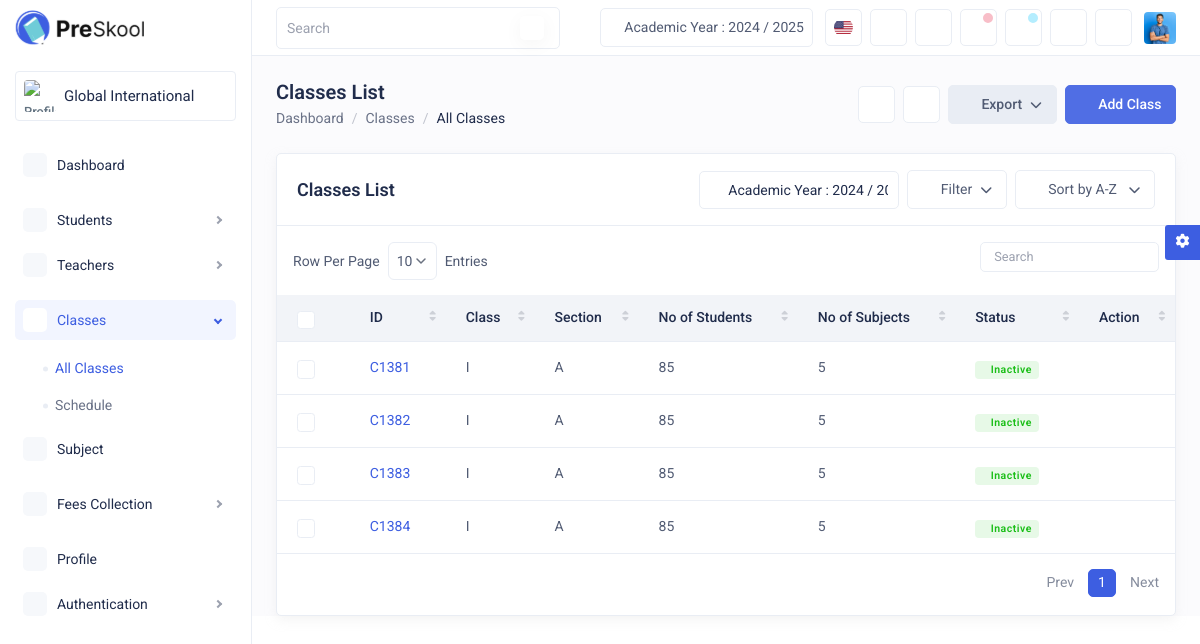
The page /classes.php (signed in) on the database its author committed.
### tables this page shows
CREATE TABLE IF NOT EXISTS `classdata` (
  `ID` int NOT NULL AUTO_INCREMENT,
  `classID` varchar(10) NOT NULL,
  `className` varchar(10) NOT NULL,
  `classSection` varchar(5) NOT NULL,
  `numberOfStudent` int NOT NULL,
  `numberOfSubject` int NOT NULL,
  `classStatus` varchar(10) NOT NULL,
  PRIMARY KEY (`ID`)
);

### classes.php (the view, shortened to what the rows shown need)
<!DOCTYPE html>
<html lang="en">
<head>
    <link rel="stylesheet" href="css/bootstrap.min.css">
    <link rel="stylesheet" href="css/feather.css">
    <link rel="stylesheet" href="css/tabler-icons.css">
    <link rel="stylesheet" href="css/daterangepicker.css">
    <link rel="stylesheet" href="css/fontawesome.min.css">
    <link rel="stylesheet" href="css/all.min.css">
    <link rel="stylesheet" href="css/dataTables.bootstrap5.min.css">
    <link rel="stylesheet" href="css/select2.min.css">
    <link rel="stylesheet" href="css/style.css">
</head>
<body>
    <div class="main-wrapper">
        <div class="page-wrapper">
            <div class="content">
                <div class="card">
                    <div class="card-body p-0 py-3">
                        <div class="custom-datatable-filter table-responsive">
                            <table class="table datatable">
                                <thead class="thead-light">
                                    <tr>
                                        <th class="no-sort">
                                            <div class="form-check form-check-md">
                                                <input class="form-check-input" type="checkbox" id="select-all">
                                            </div>
                                        </th>
                                        <th>ID</th>
                                        <th>Class </th>
                                        <th>Section</th>
                                        <th>No of Students</th>
                                        <th>No of Subjects</th>
                                        <th>Status</th>
                                        <th>Action</th>
                                    </tr>
                                </thead>
                                <tbody>
                                    <?php
                                    require_once 'php/classDataFromDatabase.php';
                                    foreach ($classes as $class) {
                                    ?>
                                        <tr>
                                            <td>
                                                <div class="form-check form-check-md">
                                                    <input class="form-check-input" type="checkbox">
                                                </div>
                                            </td>
                                            <td><a href="#" class="link-primary" data-bs-toggle="modal" data-bs-target="#view_class"><?php echo $class['classID']; ?></a></a></td>
                                            <td><?php echo $class['className']; ?></a></td>
                                            <td><?php echo $class['classSection']; ?></a></td>
                                            <td><?php echo $class['numberOfStudent']; ?></a></td>
                                            <td><?php echo $class['numberOfSubject']; ?></a></td>
                                            <td>
                                                <span class="badge badge-soft-success d-inline-flex align-items-center"><i class="ti ti-circle-filled fs-5 me-1"></i><?php echo $class['classStatus']; ?></a></span>
                                            </td>
                                            <td>
                                                <div class="d-flex align-items-center">
                                                    <div class="dropdown">
                                                        <a href="#" class="btn btn-white btn-icon btn-sm d-flex align-items-center justify-content-center rounded-circle p-0" data-bs-toggle="dropdown" aria-expanded="false">
                                                            <i class="ti ti-dots-vertical fs-14"></i>
                                                        </a>
                                                    </div>
                                                </div>
                                            </td>
                                        </tr>
                                    <?php } ?>
                                </tbody>
                            </table>
                        </div>
                    </div>
                </div>
            </div>
        </div>
    </div>
</body>
</html>

### rows shown on the page
classdata: classID "C1381", className "I", classSection "A", numberOfStudent "85", numberOfSubject "5", classStatus "Inactive"
classdata: classID "C1382", className "I", classSection "A", numberOfStudent "85", numberOfSubject "5", classStatus "Inactive"
classdata: classID "C1383", className "I", classSection "A", numberOfStudent "85", numberOfSubject "5", classStatus "Inactive"
classdata: classID "C1384", className "I", classSection "A", numberOfStudent "85", numberOfSubject "5", classStatus "Inactive"
